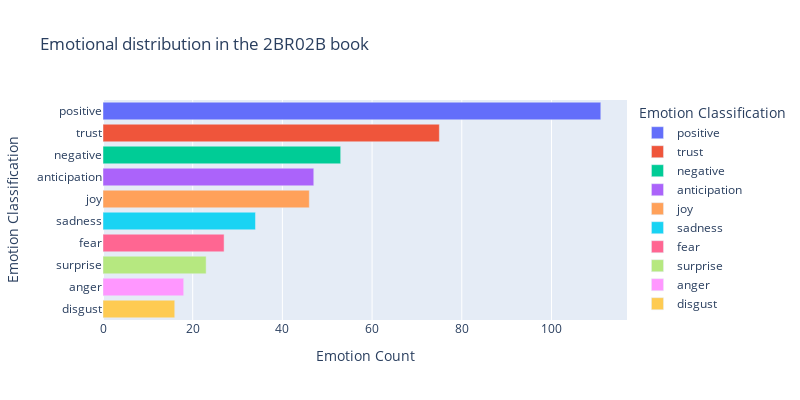
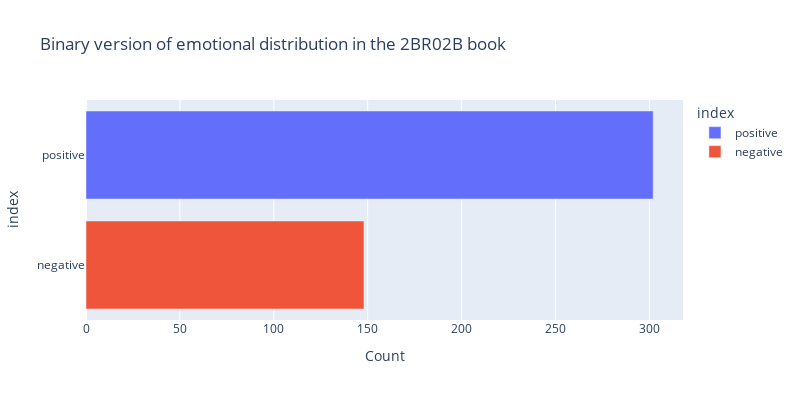

Notebook source saved alongside these figures, in order:
### Markdown cell above
#### To Be Book

### Code cell
to_be_emo = emo_count(book_sents[1])
to_be_df = dict_to_df(to_be_emo)
print(visualize_df(to_be_df, x='Emotion Count', y='Emotion Classification', title="Emotional distribution in the 2BR02B book"))
print(visualize_df(multi_2_binary_df(to_be_df, multiclass_to_binary_count(to_be_df, 0)), x="Count", y= "index", title="Binary version of emotional distribution in the 2BR02B book"))

### Figure 1 — Plotly figure (JSON) as saved in the notebook; plotly's stock layout.template omitted (floating-point values rounded to 4 significant figures)
{"data": [{"alignmentgroup": "True", "hovertemplate": "Emotion Classification=%{y}<br>Emotion Count=%{x}<extra></extra>", "legendgroup": "positive", "marker": {"color": "#636efa", "pattern": {"shape": ""}}, "name": "positive", "offsetgroup": "positive", "orientation": "h", "showlegend": true, "textposition": "auto", "type": "bar", "x": [111], "xaxis": "x", "y": ["positive"], "yaxis": "y"}, {"alignmentgroup": "True", "hovertemplate": "Emotion Classification=%{y}<br>Emotion Count=%{x}<extra></extra>", "legendgroup": "trust", "marker": {"color": "#EF553B", "pattern": {"shape": ""}}, "name": "trust", "offsetgroup": "trust", "orientation": "h", "showlegend": true, "textposition": "auto", "type": "bar", "x": [75], "xaxis": "x", "y": ["trust"], "yaxis": "y"}, {"alignmentgroup": "True", "hovertemplate": "Emotion Classification=%{y}<br>Emotion Count=%{x}<extra></extra>", "legendgroup": "negative", "marker": {"color": "#00cc96", "pattern": {"shape": ""}}, "name": "negative", "offsetgroup": "negative", "orientation": "h", "showlegend": true, "textposition": "auto", "type": "bar", "x": [53], "xaxis": "x", "y": ["negative"], "yaxis": "y"}, {"alignmentgroup": "True", "hovertemplate": "Emotion Classification=%{y}<br>Emotion Count=%{x}<extra></extra>", "legendgroup": "anticipation", "marker": {"color": "#ab63fa", "pattern": {"shape": ""}}, "name": "anticipation", "offsetgroup": "anticipation", "orientation": "h", "showlegend": true, "textposition": "auto", "type": "bar", "x": [47], "xaxis": "x", "y": ["anticipation"], "yaxis": "y"}, {"alignmentgroup": "True", "hovertemplate": "Emotion Classification=%{y}<br>Emotion Count=%{x}<extra></extra>", "legendgroup": "joy", "marker": {"color": "#FFA15A", "pattern": {"shape": ""}}, "name": "joy", "offsetgroup": "joy", "orientation": "h", "showlegend": true, "textposition": "auto", "type": "bar", "x": [46], "xaxis": "x", "y": ["joy"], "yaxis": "y"}, {"alignmentgroup": "True", "hovertemplate": "Emotion Classification=%{y}<br>Emotion Count=%{x}<extra></extra>", "legendgroup": "sadness", "marker": {"color": "#19d3f3", "pattern": {"shape": ""}}, "name": "sadness", "offsetgroup": "sadness", "orientation": "h", "showlegend": true, "textposition": "auto", "type": "bar", "x": [34], "xaxis": "x", "y": ["sadness"], "yaxis": "y"}, {"alignmentgroup": "True", "hovertemplate": "Emotion Classification=%{y}<br>Emotion Count=%{x}<extra></extra>", "legendgroup": "fear", "marker": {"color": "#FF6692", "pattern": {"shape": ""}}, "name": "fear", "offsetgroup": "fear", "orientation": "h", "showlegend": true, "textposition": "auto", "type": "bar", "x": [27], "xaxis": "x", "y": ["fear"], "yaxis": "y"}, {"alignmentgroup": "True", "hovertemplate": "Emotion Classification=%{y}<br>Emotion Count=%{x}<extra></extra>", "legendgroup": "surprise", "marker": {"color": "#B6E880", "pattern": {"shape": ""}}, "name": "surprise", "offsetgroup": "surprise", "orientation": "h", "showlegend": true, "textposition": "auto", "type": "bar", "x": [23], "xaxis": "x", "y": ["surprise"], "yaxis": "y"}, {"alignmentgroup": "True", "hovertemplate": "Emotion Classification=%{y}<br>Emotion Count=%{x}<extra></extra>", "legendgroup": "anger", "marker": {"color": "#FF97FF", "pattern": {"shape": ""}}, "name": "anger", "offsetgroup": "anger", "orientation": "h", "showlegend": true, "textposition": "auto", "type": "bar", "x": [18], "xaxis": "x", "y": ["anger"], "yaxis": "y"}, {"alignmentgroup": "True", "hovertemplate": "Emotion Classification=%{y}<br>Emotion Count=%{x}<extra></extra>", "legendgroup": "disgust", "marker": {"color": "#FECB52", "pattern": {"shape": ""}}, "name": "disgust", "offsetgroup": "disgust", "orientation": "h", "showlegend": true, "textposition": "auto", "type": "bar", "x": [16], "xaxis": "x", "y": ["disgust"], "yaxis": "y"}], "layout": {"barmode": "relative", "height": 400, "legend": {"title": {"text": "Emotion Classification"}, "tracegroupgap": 0}, "title": {"text": "Emotional distribution in the 2BR02B book"}, "width": 800, "xaxis": {"anchor": "y", "domain": [0, 1], "title": {"text": "Emotion Count"}}, "yaxis": {"anchor": "x", "categoryarray": ["disgust", "anger", "surprise", "fear", "sadness", "joy", "anticipation", "negative", "trust", "positive"], "categoryorder": "array", "domain": [0, 1], "title": {"text": "Emotion Classification"}}}}

### Figure 2 — Plotly figure (JSON) as saved in the notebook; plotly's stock layout.template omitted (floating-point values rounded to 4 significant figures)
{"data": [{"alignmentgroup": "True", "hovertemplate": "index=%{y}<br>Count=%{x}<extra></extra>", "legendgroup": "positive", "marker": {"color": "#636efa", "pattern": {"shape": ""}}, "name": "positive", "offsetgroup": "positive", "orientation": "h", "showlegend": true, "textposition": "auto", "type": "bar", "x": [302], "xaxis": "x", "y": ["positive"], "yaxis": "y"}, {"alignmentgroup": "True", "hovertemplate": "index=%{y}<br>Count=%{x}<extra></extra>", "legendgroup": "negative", "marker": {"color": "#EF553B", "pattern": {"shape": ""}}, "name": "negative", "offsetgroup": "negative", "orientation": "h", "showlegend": true, "textposition": "auto", "type": "bar", "x": [148], "xaxis": "x", "y": ["negative"], "yaxis": "y"}], "layout": {"barmode": "relative", "height": 400, "legend": {"title": {"text": "index"}, "tracegroupgap": 0}, "title": {"text": "Binary version of emotional distribution in the 2BR02B book"}, "width": 800, "xaxis": {"anchor": "y", "domain": [0, 1], "title": {"text": "Count"}}, "yaxis": {"anchor": "x", "categoryarray": ["negative", "positive"], "categoryorder": "array", "domain": [0, 1], "title": {"text": "index"}}}}
